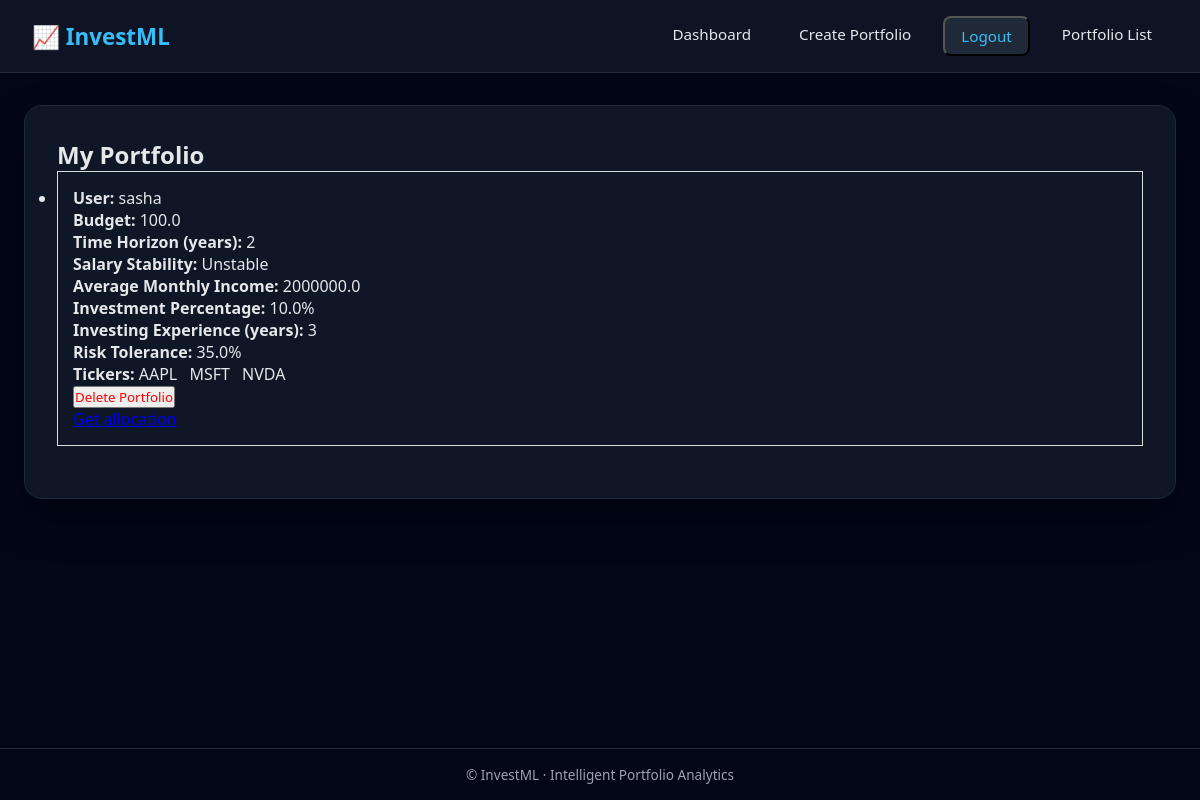
Page /portfolio_list/ (signed in) on the earlier database version.
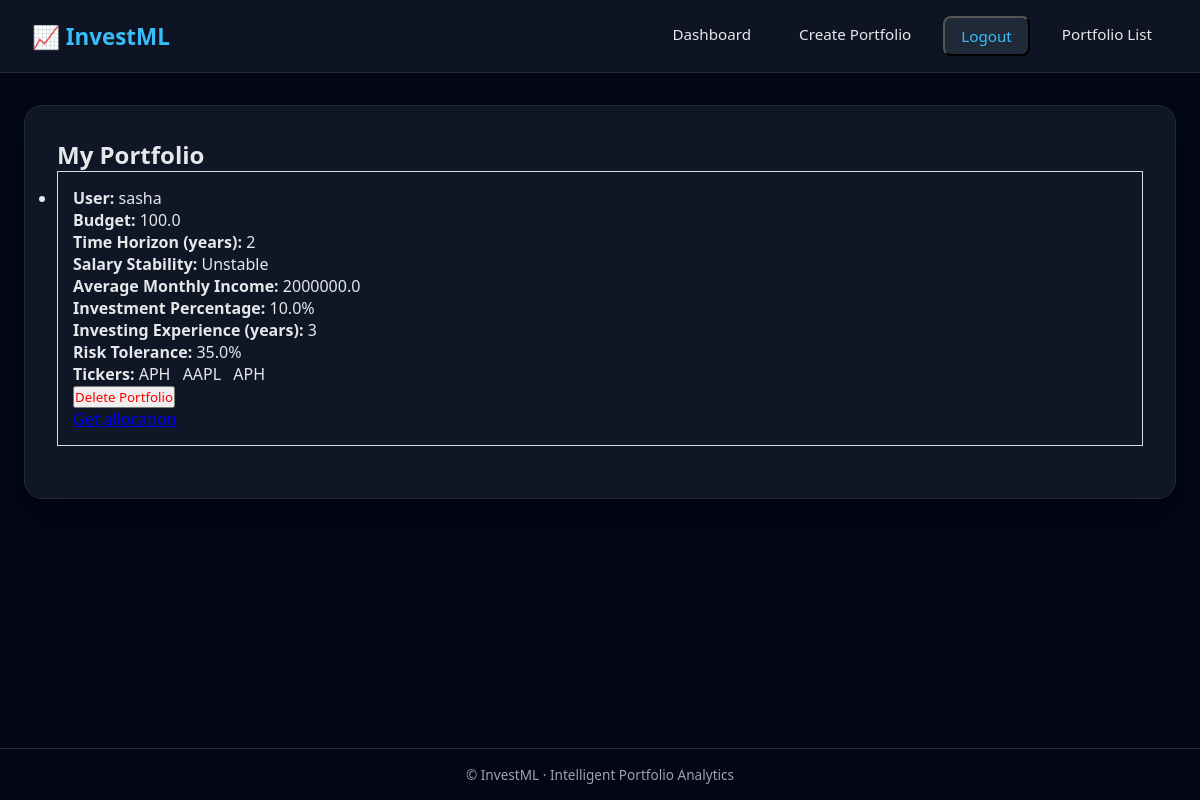
Same page on the later database version.
### investML/models.py (models this page shows, shortened)
class  Portfolio(models.Model):
    STABILITY_CHOICES = [
        (1, "Very unstable"),
        (2, "Unstable"),
        (3, "Average"),
        (4, "Stable"),
        (5, "Very stable"),
    ]
    user = models.OneToOneField(
        settings.AUTH_USER_MODEL,
        on_delete=models.CASCADE,
        related_name="portfolios"
    )
    budget = models.FloatField(default=0)
    time_horizon_years = models.PositiveIntegerField(
        help_text="How many years until you need this money"
    )
    salary_stability = models.IntegerField(
        choices=STABILITY_CHOICES
    )
    average_monthly_income = models.FloatField(default=0)
    investment_percentage = models.FloatField(
        help_text="Percentage of savings to invest (0–100)"
    )
    investing_experience_years = models.IntegerField(
        help_text="Years of investing experience (0–4)"
    )
    tickers =  models.ManyToManyField(Tickers, related_name='portfolios')
    risk =   models.FloatField(default=0.0)
    MAX_TICKERS = 10

class Tickers(models.Model):
    ticker = models.CharField(max_length=100)
    prediction = models.FloatField(default=42.0)
    user = models.ForeignKey(
        settings.AUTH_USER_MODEL,
        on_delete=models.CASCADE,
        related_name="tickers",default=None
    )
    def __str__(self):
        return self.ticker

### investML/views.py (the view)
# urls.py: path("portfolio_list/", portfolio_list, name="portfolio_list"),
@login_required
def portfolio_list(request):
    portfolios = Portfolio.objects.filter(user=request.user)
    return render(request, "portfolio_list.html", {"portfolios": portfolios})

### investML/templates/portfolio_list.html (shortened to what this page needs)
{% extends 'base.html' %}
{% block content %}
<h2>My Portfolio</h2>
<ul>
    {% for p in portfolios %}
        <li style="margin-bottom: 20px; padding: 15px; border: 1px solid #ddd;">
            <p><strong>User:</strong> {{ p.user.username }}</p>
            <p><strong>Budget:</strong> {{ p.budget }}</p>
            <p><strong>Time Horizon (years):</strong> {{ p.time_horizon_years }}</p>
            <p><strong>Salary Stability:</strong> {{ p.get_salary_stability_display }}</p>
            <p><strong>Average Monthly Income:</strong> {{ p.average_monthly_income }}</p>
            <p><strong>Investment Percentage:</strong> {{ p.investment_percentage }}%</p>
            <p><strong>Investing Experience (years):</strong> {{ p.investing_experience_years }}</p>
            <p><strong>Risk Tolerance:</strong> {{ p.risk}}%</p>
            <p><strong>Tickers:</strong>
                {% for t in p.tickers.all %}
                    <span style="margin-right: 8px;">{{ t }}</span>
                {% empty %}
                    <em>No tickers selected</em>
                {% endfor %}
            </p>
            <form method="post" action="{% url 'delete_portfolio' p.id %}">
                <button type="submit" style="color:red;">
                    Delete Portfolio
                </button>
            </form>
            <a href ="{% url 'allocation' %}">Get allocation</a>
        </li>
    {% empty %}
        <li>No portfolios yet</li>
    {% endfor %}
</ul>
{% endblock content %}

### investML/templates/base.html (shortened to what this page needs)
<!DOCTYPE html>
<html lang="en">
<head>
</head>
<body>
<header>
    <h1>📈 InvestML</h1>
    <nav>
        <a href="{% url 'dashboard' %}">Dashboard</a>
        <a href="{% url 'create_portfolio' %}">Create Portfolio</a>
{% if user.is_authenticated %}
    <form method="post" action="{% url 'logout' %}" style="display:inline;">
        <button  type="submit" >
            Logout
        </button>
    </form>
    <a href="{% url 'portfolio_list' %}">Portfolio List</a>
        {% else %}
            <a href="{% url 'login' %}">Login</a>
            <a href="{% url 'sign_up' %}">Sign Up</a>
            <a href="{% url 'portfolio_list' %}">Portfolio List</a>
            <a href="{% url 'choose_tickers' %}">choose_tickers</a>
        {% endif %}
    </nav>
</header>
<main>
    <div class="card">
        {% block content %}
        {% endblock content %}
    </div>
</main>
<footer>
    © {{ now|date:"Y" }} InvestML · Intelligent Portfolio Analytics
</footer>
</body>
</html>

### investML/templates/base.html (style rules this page uses)
:root { --bg: #0f172a; --card: #111827; --primary: #38bdf8; --secondary: #22c55e; --text: #e5e7eb; --muted: #9ca3af; --border: #1f2937; }
* { margin: 0; padding: 0; box-sizing: border-box; font-family: system-ui, -apple-system, BlinkMacSystemFont, "Segoe UI", sans-serif; }
body { background: linear-gradient(135deg, #020617, #020617); color: var(--text); min-height: 100vh; display: flex; flex-direction: column; }
header { background: rgba(17, 24, 39, 0.85); backdrop-filter: blur(10px); border-bottom: 1px solid var(--border); padding: 1rem 2rem; display: flex; align-items: center; justify-content: space-between; }
header h1 { font-size: 1.4rem; font-weight: 700; color: var(--primary); }
nav { display: flex; gap: 1rem; flex-wrap: wrap; }
nav a, nav button { text-decoration: none; color: var(--text); padding: 0.5rem 1rem; border-radius: 8px; transition: all 0.25s ease; font-size: 0.95rem; }
nav button { background: var(--border); color: var(--primary); }
main { flex: 1; max-width: 1200px; width: 100%; margin: 0 auto; padding: 2rem 1.5rem; }
.card { background: rgba(17, 24, 39, 0.9); border: 1px solid var(--border); border-radius: 18px; padding: 2rem; box-shadow: 0 20px 40px rgba(0, 0, 0, 0.35); }
footer { border-top: 1px solid var(--border); padding: 1rem; text-align: center; font-size: 0.85rem; color: var(--muted); }

Differences in the rows shown:
removed Tickers: ticker "MSFT"
removed Tickers: ticker "NVDA"
added Tickers: ticker "APH"
added Tickers: ticker "APH"
